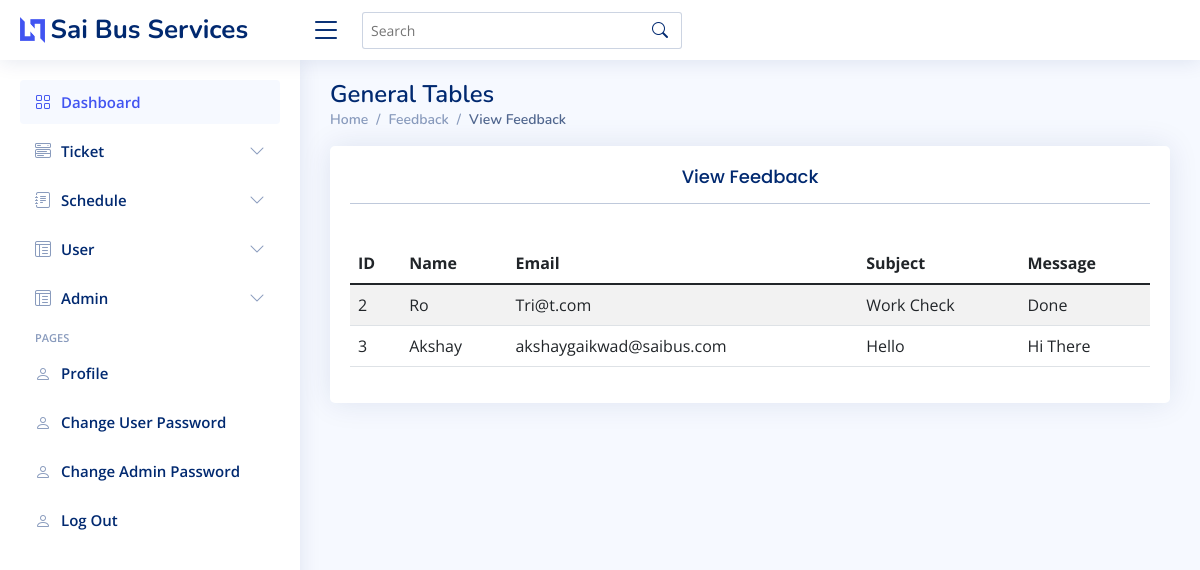
The app's page /admin/viewfeedback.php with its own data.
### tables this page shows
CREATE TABLE `feedback` (
  `id` int(11) NOT NULL,
  `name` varchar(100) NOT NULL,
  `email` varchar(100) NOT NULL,
  `subject` varchar(255) NOT NULL,
  `message` varchar(1024) NOT NULL
);

### admin/viewfeedback.php (the view, shortened to what this page needs)
<?php
    include_once('DBConnect.php');
    $res=mysqli_query($conn,"select * from feedback");
?>
<!DOCTYPE html>
<html lang="en">
<head>
  <link href="assets/vendor/bootstrap/css/bootstrap.min.css" rel="stylesheet">
  <link href="assets/vendor/bootstrap-icons/bootstrap-icons.css" rel="stylesheet">
  <link href="assets/vendor/boxicons/css/boxicons.min.css" rel="stylesheet">
  <link href="assets/vendor/quill/quill.snow.css" rel="stylesheet">
  <link href="assets/vendor/quill/quill.bubble.css" rel="stylesheet">
  <link href="assets/vendor/remixicon/remixicon.css" rel="stylesheet">
  <link href="assets/vendor/simple-datatables/style.css" rel="stylesheet">
  <link href="assets/css/style.css" rel="stylesheet">
</head>
<body>
  <header id="header" class="header fixed-top d-flex align-items-center">
    <div class="d-flex align-items-center justify-content-between">
      <a href="index.html" class="logo d-flex align-items-center">
        <img src="assets/img/logo.png" alt="">
        <span class="d-none d-lg-block">Sai Bus Services</span>
      </a>
      <i class="bi bi-list toggle-sidebar-btn"></i>
    </div>
    <div class="search-bar">
      <form class="search-form d-flex align-items-center" method="POST" action="#">
        <input type="text" name="query" placeholder="Search" title="Enter search keyword">
        <button type="submit" title="Search"><i class="bi bi-search"></i></button>
      </form>
    </div>
  </header>
  <aside id="sidebar" class="sidebar">
    <ul class="sidebar-nav" id="sidebar-nav">
      <li class="nav-item">
        <a class="nav-link " href="dashboard.php">
          <i class="bi bi-grid"></i>
          <span>Dashboard</span>
        </a>
      </li>
      <li class="nav-item">
        <a class="nav-link collapsed" data-bs-target="#components-nav" data-bs-toggle="collapse" href="#">
          <i class="bi bi-menu-button-wide"></i><span>Ticket</span><i class="bi bi-chevron-down ms-auto"></i>
        </a>
      </li>
      <li class="nav-item">
        <a class="nav-link collapsed" data-bs-target="#forms-nav" data-bs-toggle="collapse" href="#">
          <i class="bi bi-journal-text"></i><span>Schedule</span><i class="bi bi-chevron-down ms-auto"></i>
        </a>
      </li>
      <li class="nav-item">
        <a class="nav-link collapsed" data-bs-target="#charts-nav" data-bs-toggle="collapse" href="#">
          <i class="bi bi-layout-text-window-reverse"></i><span>User</span><i class="bi bi-chevron-down ms-auto"></i>
        </a>
      </li>
      <li class="nav-item">
        <a class="nav-link collapsed" data-bs-target="#tables-nav" data-bs-toggle="collapse" href="#">
          <i class="bi bi-layout-text-window-reverse"></i><span>Admin</span><i class="bi bi-chevron-down ms-auto"></i>
        </a>
      </li>
      <li class="nav-heading">Pages</li>
      <li class="nav-item">
        <a class="nav-link collapsed" href="profile.php">
          <i class="bi bi-person"></i>
          <span>Profile</span>
        </a>
      </li>
      <li class="nav-item">
        <a class="nav-link collapsed" href="change-user-password.php">
          <i class="bi bi-person"></i>
          <span>Change User Password</span>
        </a>
      </li>
      <li class="nav-item">
        <a class="nav-link collapsed" href="change-admin-password.php">
          <i class="bi bi-person"></i>
          <span>Change Admin Password</span>
        </a>
      </li>
      <li class="nav-item">
        <a class="nav-link collapsed" href="logout.php">
          <i class="bi bi-person"></i>
          <span>Log Out</span>
        </a>
      </li>
    </ul>
  </aside>
  <main id="main" class="main">
    <div class="pagetitle">
      <h1>General Tables</h1>
      <nav>
        <ol class="breadcrumb">
          <li class="breadcrumb-item"><a href="index.html">Home</a></li>
          <li class="breadcrumb-item">Feedback</li>
          <li class="breadcrumb-item active">View Feedback</li>
        </ol>
      </nav>
    </div>
    <section class="section">
      <div class="row">
      <div class="col-lg-12">
          <div class="card">
            <div class="card-body">
              <h5 class="card-title"><center>View Feedback<hr></center></h5>
              <table class="table table-striped">
                <thead>
                  <tr>
                    <th scope="col">ID</th>
                    <th scope="col">Name</th>
                    <th scope="col">Email</th>
                    <th scope="col">Subject</th>
                    <th scope="col">Message</th>
                  </tr>
                </thead>
                <tbody>
                    <?php
                        while($rows=$res->fetch_assoc())
                        {
                    ?>
                    <tr>
                        <td><?php echo $rows['id']; ?></td>
                        <td><?php echo $rows['name']; ?></td>
                        <td><?php echo $rows['email']; ?></td>
                        <td><?php echo $rows['subject']; ?></td>
                        <td><?php echo $rows['message']; ?></td>
                    </tr>
                    <?php
                        }
                    ?>
                </tbody>
              </table>
            </div>
          </div>
        </div>
      </div>
    </section>
  </main>
</body>
</html>

### admin/assets/css/style.css (style rules this page uses)
:root { scroll-behavior: smooth; }
body { font-family: "Open Sans", sans-serif; background: #f6f9ff; color: #444444; }
a { color: #4154f1; text-decoration: none; }
h1, h2, h3, h4, h5, h6 { font-family: "Nunito", sans-serif; }
#main { margin-top: 60px; padding: 20px 30px; transition: all 0.3s; }
.pagetitle { margin-bottom: 10px; }
.pagetitle h1 { font-size: 24px; margin-bottom: 0; font-weight: 600; color: #012970; }
.card { margin-bottom: 30px; border: none; border-radius: 5px; box-shadow: 0px 0 30px rgba(1, 41, 112, 0.1); }
.card-title { padding: 20px 0 15px 0; font-size: 18px; font-weight: 500; color: #012970; font-family: "Poppins", sans-serif; }
.card-body { padding: 0 20px 20px 20px; }
.breadcrumb { font-size: 14px; font-family: "Nunito", sans-serif; color: #899bbd; font-weight: 600; }
.breadcrumb a { color: #899bbd; transition: 0.3s; }
.breadcrumb .breadcrumb-item::before { color: #899bbd; }
.breadcrumb .active { color: #51678f; font-weight: 600; }
.logo { line-height: 1; }
@media (min-width: 1200px) { .logo { width: 280px; } }
.logo img { max-height: 26px; margin-right: 6px; }
.logo span { font-size: 26px; font-weight: 700; color: #012970; font-family: "Nunito", sans-serif; }
.header { transition: all 0.5s; z-index: 997; height: 60px; box-shadow: 0px 2px 20px rgba(1, 41, 112, 0.1); background-color: #fff; padding-left: 20px; }
.header .toggle-sidebar-btn { font-size: 32px; padding-left: 10px; cursor: pointer; color: #012970; }
.header .search-bar { min-width: 360px; padding: 0 20px; }
.header .search-form { width: 100%; }
.header .search-form input { border: 0; font-size: 14px; color: #012970; border: 1px solid rgba(1, 41, 112, 0.2); padding: 7px 38px 7px 8px; border-radius: 3px; transition: 0.3s; width: 100%; }
.header .search-form button { border: 0; padding: 0; margin-left: -30px; background: none; }
.header .search-form button i { color: #012970; }
.sidebar { position: fixed; top: 60px; left: 0; bottom: 0; width: 300px; z-index: 996; transition: all 0.3s; padding: 20px; overflow-y: auto; scrollbar-width: thin; scrollbar-color: #aab7cf transparent; box-shadow: 0px 0px 20px rgba(1, 41, 112, 0.1); background-color: #fff; }
@media (min-width: 1200px) { #main, #footer { margin-left: 300px; } }
.sidebar-nav { padding: 0; margin: 0; list-style: none; }
.sidebar-nav li { padding: 0; margin: 0; list-style: none; }
.sidebar-nav .nav-item { margin-bottom: 5px; }
.sidebar-nav .nav-heading { font-size: 11px; text-transform: uppercase; color: #899bbd; font-weight: 600; margin: 10px 0 5px 15px; }
.sidebar-nav .nav-link { display: flex; align-items: center; font-size: 15px; font-weight: 600; color: #4154f1; transition: 0.3; background: #f6f9ff; padding: 10px 15px; border-radius: 4px; }
.sidebar-nav .nav-link i { font-size: 16px; margin-right: 10px; color: #4154f1; }
.sidebar-nav .nav-link.collapsed { color: #012970; background: #fff; }
.sidebar-nav .nav-link.collapsed i { color: #899bbd; }
.sidebar-nav .nav-link .bi-chevron-down { margin-right: 0; transition: transform 0.2s ease-in-out; }

### records on screen
feedback: id "2", name "Ro", email "Tri@t.com", subject "Work Check", message "Done"
feedback: id "3", name "Akshay", email "akshaygaikwad@saibus.com", subject "Hello", message "Hi There"
